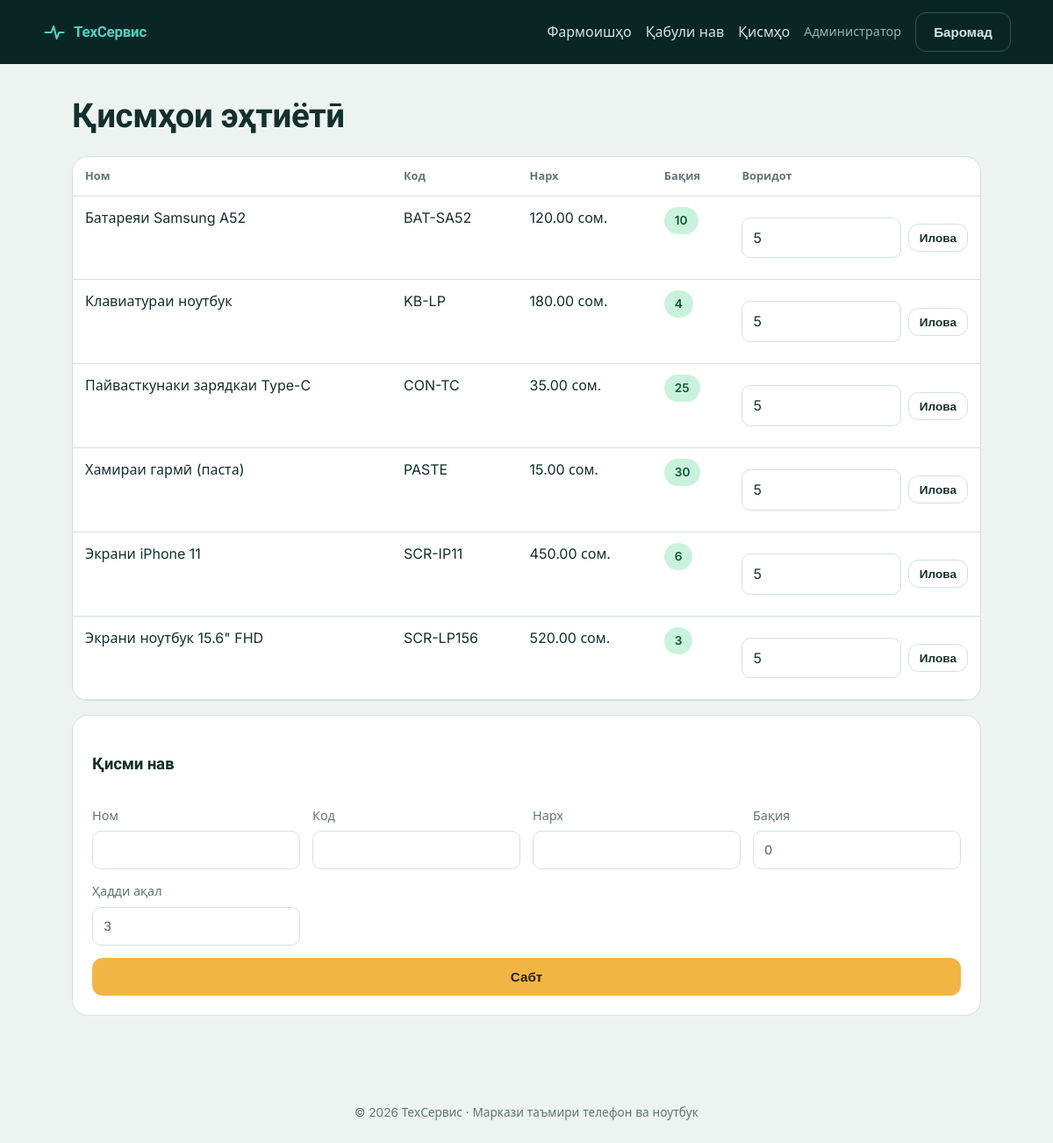
The page /parts.php (signed in) on the database its author committed.
### tables this page shows
CREATE TABLE parts (
  id INT AUTO_INCREMENT PRIMARY KEY,
  name VARCHAR(120) NOT NULL,
  sku VARCHAR(40) NULL,
  price DECIMAL(10,2) NOT NULL DEFAULT 0,
  stock INT NOT NULL DEFAULT 0,
  min_stock INT NOT NULL DEFAULT 3
);

### parts.php (the view, shortened to what this page needs)
<?php require 'config.php'; need(['admin','receptionist']); check();
$rows=db()->query('SELECT * FROM parts ORDER BY (stock<=min_stock) DESC,name')->fetchAll();
head('Қисмҳои эҳтиётӣ');?><h1>Қисмҳои эҳтиётӣ</h1>
<div class="tablewrap"><table><thead><tr><th>Ном</th><th>Код</th><th>Нарх</th><th>Бақия</th><th>Воридот</th></tr></thead><tbody>
<?php foreach($rows as $r):$low=$r['stock']<=$r['min_stock'];?><tr><td><?=e($r['name'])?></td><td><?=e($r['sku'])?></td><td><?=money($r['price'])?></td><td><span class="pill <?=$low?'s-low':'s-ready'?>"><?=$r['stock']?><?=$low?' · кам':''?></span></td>
<td><form method="post" class="inline"><input type="number" name="qty" value="5" min="1" style="width:80px"><button class="btn ghost sm">Илова</button></form></td></tr><?php endforeach;?></tbody></table></div>
<form method="post" class="card grid"><?=csrf()?><input type="hidden" name="a" value="new"><h3 class="full">Қисми нав</h3>
<label>Ном<input name="name" required></label><label>Код<input name="sku"></label><label>Нарх<input type="number" step="0.01" name="price" required></label><label>Бақия<input type="number" name="stock" value="0"></label><label>Ҳадди ақал<input type="number" name="min_stock" value="3"></label><button class="btn full">Сабт</button></form>
<?php foot();

### config.php (shortened to what this page needs)
<?php
function db(){static $p;if(!$p)$p=new PDO('mysql:host='.DB_HOST.';dbname='.DB_NAME.';charset=utf8mb4',DB_USER,DB_PASS,[PDO::ATTR_ERRMODE=>PDO::ERRMODE_EXCEPTION,PDO::ATTR_DEFAULT_FETCH_MODE=>PDO::FETCH_ASSOC]);return $p;}
function e($s){return htmlspecialchars((string)$s,ENT_QUOTES,'UTF-8');}
function me(){return $_SESSION['u']??null;}
function money($n){return number_format((float)$n,2,'.',' ').' сом.';}
function flash($m=null){if($m!==null){$_SESSION['f']=$m;return;}$x=$_SESSION['f']??'';unset($_SESSION['f']);return $x;}
function head($t){$u=me();?><!doctype html><html lang="tg"><head><meta charset="utf-8"><meta name="viewport" content="width=device-width,initial-scale=1"><title><?=e($t)?> — ТехСервис</title>
<link rel="stylesheet" href="assets/style.css"></head><body>
<header class="top"><a class="logo" href="index.php"><svg viewBox="0 0 32 32" width="28" height="28"><path d="M4 16h8l3-8 4 16 3-8h6" fill="none" stroke="currentColor" stroke-width="2.4" stroke-linecap="round" stroke-linejoin="round"/></svg>ТехСервис</a>
<nav><?php if($u):?><a href="panel.php">Фармоишҳо</a><?php if($u['role']!=='master'):?><a href="order_new.php">Қабули нав</a><a href="parts.php">Қисмҳо</a><?php endif;?><span class="who"><?=e($u['full_name'])?></span><a class="btn ghost" href="logout.php">Баромад</a>
<?php else:?><a href="index.php#track">Пайгирӣ</a><a class="btn ghost" href="login.php">Ворид барои кормандон</a><?php endif;?></nav></header><main><?php if($m=flash()):?><div class="toast"><?=e($m)?></div><?php endif;
}
function foot(){?></main><footer>© <?=date('Y')?> ТехСервис · Маркази таъмири телефон ва ноутбук</footer><script src="assets/app.js"></script></body></html><?php }

### assets/style.css (style rules this page uses)
:root { --ink:#0A2624;--ink2:#123B37;--mist:#EDF3F0;--card:#fff;--line:#D5E0DB;--txt:#12302D;--mut:#5F7773;--trace:#4FD1C5;--amber:#F2B544;--bad:#C43D3D;--r:18px }
* { box-sizing:border-box }
html { scroll-behavior:smooth }
body { margin:0;overflow-x:hidden;font:16px/1.55 Inter,system-ui,sans-serif;background:var(--mist);color:var(--txt) }
h1,h2,h3,.logo,.rno { font-family:Unbounded,Inter,sans-serif;font-weight:700;letter-spacing:-.01em }
h1 { font-size:clamp(1.5rem,3.4vw,2.4rem);line-height:1.2;margin:.2em 0 .6em }
.top { display:flex;justify-content:space-between;align-items:center;gap:12px;padding:14px clamp(16px,4vw,48px);background:var(--ink);color:#fff;position:sticky;top:0;z-index:5;flex-wrap:wrap }
.top nav { display:flex;align-items:center;gap:16px;flex-wrap:wrap }
.top a { color:#cfe7e2;text-decoration:none }
.logo { display:flex;align-items:center;gap:8px;color:var(--trace)!important;font-size:1.05rem }
.who { color:#8fb5ae;font-size:.9rem }
main { max-width:1100px;margin:0 auto;padding:28px clamp(16px,4vw,32px) 60px }
.btn { display:inline-block;border:0;background:var(--amber);color:#2b1d00;font:600 .95rem Inter,sans-serif;padding:12px 20px;border-radius:12px;cursor:pointer;text-decoration:none;transition:transform .15s,box-shadow .15s }
.btn.ghost { background:transparent;color:inherit;border:1.5px solid var(--line) }
.top .btn.ghost { color:#cfe7e2;border-color:#2c5650 }
.btn.sm { padding:7px 12px;font-size:.85rem }
input,select,textarea { font:inherit;color:inherit;background:var(--card);border:1.5px solid var(--line);border-radius:10px;padding:10px 12px;width:100% }
label { display:grid;gap:6px;font-weight:500;font-size:.9rem;color:var(--mut) }
.card { background:var(--card);border:1px solid var(--line);border-radius:var(--r);padding:22px;margin:16px 0 }
.grid { display:grid;grid-template-columns:repeat(auto-fit,minmax(220px,1fr));gap:14px }
.full { grid-column:1/-1 }
.inline { display:flex;gap:8px;flex-wrap:wrap;margin:12px 0;align-items:center }
.inline input,.inline select { width:auto;flex:1;min-width:120px }
.pill { display:inline-block;padding:5px 12px;border-radius:99px;font-size:.85rem;font-weight:600;background:#dfe9e6;color:#16413c;white-space:nowrap }
.s-ready { background:#c9f2dd;color:#0d5a34 }
.tablewrap { overflow-x:auto;background:var(--card);border:1px solid var(--line);border-radius:var(--r) }
table { width:100%;border-collapse:collapse }
th,td { padding:12px 14px;text-align:left;border-bottom:1px solid var(--line);vertical-align:top }
th { font-size:.8rem;color:var(--mut);font-weight:600 }
tbody tr { transition:background .15s }
footer { text-align:center;color:var(--mut);padding:24px;font-size:.85rem }

### rows shown on the page
parts: name "Батареяи Samsung A52", sku "BAT-SA52", price "120.00 сом.", stock "10"
parts: name "Клавиатураи ноутбук", sku "KB-LP", price "180.00 сом.", stock "4"
parts: name "Пайвасткунаки зарядкаи Type-C", sku "CON-TC", price "35.00 сом.", stock "25"
parts: name "Хамираи гармӣ (паста)", sku "PASTE", price "15.00 сом.", stock "30"
parts: name "Экрани iPhone 11", sku "SCR-IP11", price "450.00 сом.", stock "6"
parts: name "Экрани ноутбук 15.6\" FHD", sku "SCR-LP156", price "520.00 сом.", stock "3"

### other values the page prints
$u['full_name'] "Администратор"
